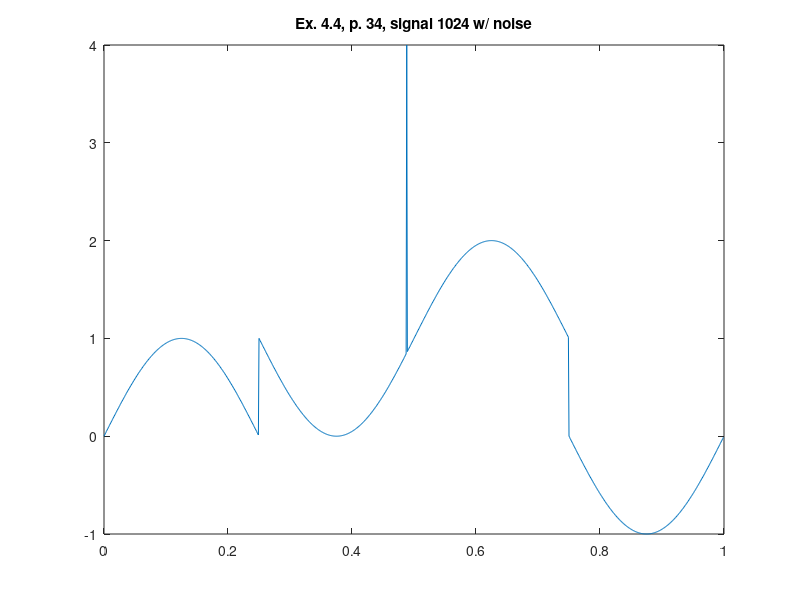

MATLAB code for this plot:
%% ========================================================================
%% Programmatic octave notes on "Ripples in Mathematics" by A. Jensen
%% and A. la Cour-Harbo written with a deep gratitude to the authors for
%% this wonderful text. 
%% 
%% Reconstruction of graphs in ex 4.4, p.34, CDF44, with noise.
%%
%% Author: Vladimir Kulyukin
%% 
%% NB: I have tested this code in Octave 4.
%% =========================================================================
t = (1.0/1024)*[0:1023];

%%y_ex_4_3_chirp_512_p33 = arrayfun(@(x) sin(x*x), t);

y_ex_4_4_1024_with_noise_p34 = [
0.0
0.012271538285719925
0.024541228522912288
0.03680722294135883
0.049067674327418015
0.06132073630220858
0.07356456359966743
0.0857973123444399
0.0980171403295606
0.11022220729388306
0.1224106751992162
0.13458070850712617
0.14673047445536175
0.15885814333386145
0.17096188876030122
0.18303988795514095
0.19509032201612825
0.20711137619221856
0.2191012401568698
0.2310581082806711
0.24298017990326387
0.25486565960451457
0.26671275747489837
0.27851968938505306
0.29028467725446233
0.3020059493192281
0.3136817403988915
0.3253102921622629
0.33688985339222005
0.34841868024943456
0.3598950365349881
0.37131719395183754
0.3826834323650898
0.3939920400610481
0.40524131400498986
0.41642956009763715
0.4275550934302821
0.43861623853852766
0.44961132965460654
0.46053871095824
0.47139673682599764
0.4821837720791227
0.49289819222978404
0.5035383837257176
0.5141027441932217
0.524589682678469
0.5349976198870972
0.5453249884220465
0.5555702330196022
0.5657318107836131
0.5758081914178453
0.5857978574564389
0.5956993044924334
0.6055110414043255
0.6152315905806268
0.6248594881423863
0.6343932841636455
0.6438315428897914
0.6531728429537768
0.6624157775901718
0.6715589548470183
0.680600997795453
0.6895405447370668
0.6983762494089729
0.7071067811865475
0.7157308252838186
0.7242470829514669
0.7326542716724128
0.7409511253549591
0.7491363945234593
0.7572088465064846
0.765167265622459
0.7730104533627369
0.7807372285720944
0.7883464276266062
0.7958369046088836
0.8032075314806448
0.8104571982525948
0.8175848131515837
0.8245893027850253
0.8314696123025452
0.838224705554838
0.844853565249707
0.8513551931052652
0.8577286100002721
0.8639728561215867
0.8700869911087113
0.8760700941954066
0.8819212643483549
0.8876396204028539
0.8932243011955153
0.8986744656939538
0.9039892931234433
0.9091679830905224
0.9142097557035307
0.9191138516900578
0.9238795325112867
0.9285060804732156
0.9329927988347388
0.937339011912575
0.9415440651830208
0.9456073253805213
0.9495281805930367
0.9533060403541938
0.9569403357322089
0.9604305194155658
0.9637760657954398
0.9669764710448521
0.970031253194544
0.9729399522055601
0.9757021300385286
0.9783173707196277
0.9807852804032304
0.9831054874312163
0.9852776423889412
0.9873014181578584
0.989176509964781
0.99090263542778
0.99247953459871
0.9939069700023561
0.9951847266721968
0.996312612182778
0.9972904566786902
0.9981181129001492
0.9987954562051724
0.9993223845883495
0.9996988186962042
0.9999247018391445
1.0
0.9999247018391445
0.9996988186962042
0.9993223845883495
0.9987954562051724
0.9981181129001492
0.9972904566786902
0.996312612182778
0.9951847266721969
0.9939069700023561
0.99247953459871
0.99090263542778
0.989176509964781
0.9873014181578584
0.9852776423889412
0.9831054874312163
0.9807852804032304
0.9783173707196277
0.9757021300385286
0.9729399522055602
0.970031253194544
0.9669764710448521
0.9637760657954398
0.9604305194155659
0.9569403357322089
0.9533060403541939
0.9495281805930367
0.9456073253805214
0.9415440651830208
0.937339011912575
0.9329927988347388
0.9285060804732156
0.9238795325112867
0.9191138516900578
0.9142097557035307
0.9091679830905225
0.9039892931234434
0.8986744656939539
0.8932243011955152
0.8876396204028539
0.881921264348355
0.8760700941954066
0.8700869911087115
0.8639728561215868
0.8577286100002721
0.8513551931052652
0.8448535652497072
0.8382247055548382
0.8314696123025453
0.8245893027850252
0.8175848131515837
0.8104571982525948
0.8032075314806449
0.7958369046088836
0.7883464276266063
0.7807372285720946
0.7730104533627371
0.7651672656224591
0.7572088465064847
0.7491363945234593
0.740951125354959
0.7326542716724128
0.7242470829514669
0.7157308252838187
0.7071067811865476
0.6983762494089729
0.689540544737067
0.6806009977954532
0.6715589548470186
0.662415777590172
0.6531728429537766
0.6438315428897914
0.6343932841636455
0.6248594881423863
0.6152315905806269
0.6055110414043255
0.5956993044924335
0.585797857456439
0.5758081914178454
0.5657318107836135
0.5555702330196022
0.5453249884220464
0.5349976198870972
0.524589682678469
0.5141027441932218
0.5035383837257177
0.49289819222978415
0.4821837720791229
0.47139673682599786
0.4605387109582402
0.4496113296546069
0.43861623853852755
0.42755509343028203
0.41642956009763715
0.4052413140049899
0.39399204006104815
0.3826834323650899
0.3713171939518377
0.35989503653498833
0.3484186802494348
0.33688985339222033
0.32531029216226326
0.3136817403988914
0.30200594931922803
0.2902846772544624
0.27851968938505317
0.2667127574748985
0.2548656596045147
0.24298017990326407
0.23105810828067133
0.21910124015687005
0.20711137619221884
0.1950903220161286
0.1830398879551409
0.17096188876030122
0.15885814333386147
0.1467304744553618
0.13458070850712628
0.12241067519921635
0.11022220729388324
0.09801714032956083
0.08579731234444016
0.07356456359966773
0.06132073630220849
0.049067674327417966
0.03680722294135883
0.024541228522912326
0.012271538285720007
1.0000000000000002
0.9877284617142802
0.9754587714770879
0.9631927770586414
0.9509323256725822
0.9386792636977918
0.9264354364003325
0.9142026876555601
0.9019828596704395
0.889777792706117
0.8775893248007839
0.865419291492874
0.8532695255446384
0.8411418566661388
0.8290381112396991
0.8169601120448593
0.8049096779838716
0.7928886238077815
0.7808987598431302
0.7689418917193289
0.7570198200967362
0.7451343403954855
0.7332872425251018
0.7214803106149471
0.709715322745538
0.6979940506807722
0.6863182596011088
0.674689707837737
0.66311014660778
0.6515813197505654
0.6401049634650119
0.6286828060481626
0.6173165676349104
0.6060079599389521
0.5947586859950103
0.5835704399023631
0.5724449065697181
0.5613837614614727
0.5503886703453933
0.5394612890417599
0.5286032631740023
0.5178162279208773
0.5071018077702161
0.49646161627428254
0.48589725580677845
0.4754103173215313
0.46500238011290307
0.45467501157795387
0.44442976698039804
0.43426818921638677
0.42419180858215466
0.41420214254356114
0.40430069550756675
0.39448895859567457
0.3847684094193733
0.37514051185761377
0.36560671583635473
0.3561684571102087
0.34682715704622347
0.3375842224098282
0.32844104515298156
0.319399002204547
0.31045945526293317
0.3016237505910272
0.29289321881345254
0.2842691747161815
0.2757529170485332
0.2673457283275873
0.2590488746450411
0.25086360547654096
0.24279115349351577
0.23483273437754104
0.22698954663726334
0.21926277142790562
0.2116535723733941
0.20416309539111654
0.19679246851935495
0.18954280174740534
0.18241518684841618
0.17541069721497493
0.16853038769745476
0.16177529444516214
0.15514643475029288
0.14864480689473514
0.142271389999728
0.13602714387841353
0.12991300889128865
0.12392990580459329
0.11807873565164506
0.11236037959714595
0.10677569880448479
0.10132553430604618
0.09601070687655688
0.09083201690947762
0.08579024429646953
0.08088614830994234
0.07612046748871348
0.07149391952678452
0.06700720116526104
0.06266098808742515
0.058455934816979194
0.05439267461947883
0.050471819406963325
0.04669395964580625
0.043059664267791176
0.039569480584434324
0.03622393420456016
0.03302352895514782
0.029968746805456026
0.027060047794439823
0.02429786996147154
0.021682629280372345
0.01921471959676968
0.016894512568783715
0.01472235761105889
0.012698581842141676
0.010823490035219097
0.00909736457221999
0.007520465401289922
0.0060930299976439395
0.004815273327803071
0.0036873878172219987
0.002709543321309793
0.0018818870998508208
0.001204543794827595
6.776154116505673E-4
3.0118130379575003E-4
7.529816085549701E-5
0.0
7.529816085549701E-5
3.0118130379575003E-4
6.776154116504562E-4
0.001204543794827595
0.0018818870998508208
0.002709543321309793
0.0036873878172219987
0.004815273327803071
0.0060930299976439395
0.007520465401289922
0.00909736457221999
0.010823490035219097
0.012698581842141565
0.014722357611058778
0.016894512568783604
0.01921471959676957
0.021682629280372234
0.02429786996147143
0.027060047794439712
0.029968746805456026
0.03302352895514771
0.03622393420456005
0.03956948058443421
0.043059664267791065
0.04669395964580625
0.050471819406963214
0.05439267461947872
0.05845593481697908
0.06266098808742504
0.06700720116526093
0.07149391952678441
0.07612046748871337
0.08088614830994212
0.08579024429646942
0.09083201690947751
0.09601070687655666
0.10132553430604596
0.10677569880448468
0.11236037959714584
0.11807873565164495
0.12392990580459307
0.12991300889128854
0.13602714387841341
0.14227138999972777
0.14864480689473492
0.15514643475029277
0.16177529444516203
0.16853038769745454
0.1754106972149747
0.18241518684841607
0.18954280174740512
0.19679246851935472
0.20416309539111632
0.21165357237339388
0.2192627714279053
0.22698954663726312
0.23483273437754082
0.24279115349351543
0.2508636054765403
0.2590488746450409
0.26734572832758685
0.275752917048533
0.28426917471618096
0.2928932188134523
0.3016237505910273
0.31045945526293284
0.319399002204547
0.32844104515298134
0.3375842224098282
0.3468271570462229
0.3561684571102085
0.36560671583635407
0.37514051185761355
0.3847684094193726
0.39448895859567434
0.40430069550756675
0.4142021425435609
0.4241918085821548
0.43426818921638644
0.4444297669803978
0.4546750115779532
0.46500238011290274
0.4754103173215306
0.4858972558067781
0.49646161627428187
0.5071018077702157
0.5178162279208773
0.5286032631740021
0.53946128904176
0.5503886703453931
0.5613837614614723
0.5724449065697175
0.5835704399023627
0.5947586859950096
0.6060079599389517
0.6173165676349096
0.6286828060481622
0.640104963465012
0.6515813197505651
0.66311014660778
0.6746897078377366
0.6863182596011085
0.6979940506807714
0.7097153227455375
0.7214803106149463
0.7332872425251014
0.7451343403954855
0.7570198200967359
0.768941891719329
0.7808987598431298
0.7928886238077815
0.8049096779838713
0.816960112044859
0.8290381112396983
0.8411418566661384
4.0
0.8654192914928736
0.877589324800784
0.8897777927061167
0.9019828596704395
0.9142026876555597
0.9264354364003325
0.938679263697791
0.9509323256725819
0.9631927770586406
0.9754587714770876
0.9877284617142794
0.9999999999999998
1.0122715382857201
1.0245412285229119
1.036807222941359
1.0490676743274177
1.0613207363022086
1.073564563599667
1.0857973123444398
1.09801714032956
1.1102222072938828
1.1224106751992156
1.134580708507126
1.146730474455362
1.1588581433338612
1.1709618887603013
1.1830398879551405
1.1950903220161282
1.207111376192218
1.2191012401568697
1.2310581082806706
1.2429801799032636
1.2548656596045138
1.266712757474898
1.2785196893850532
1.290284677254462
1.302005949319228
1.313681740398891
1.3253102921622628
1.3368898533922196
1.3484186802494345
1.3598950365349876
1.3713171939518374
1.38268343236509
1.3939920400610477
1.40524131400499
1.4164295600976369
1.427555093430282
1.4386162385385273
1.4496113296546065
1.4605387109582395
1.4713967368259975
1.4821837720791222
1.492898192229784
1.5035383837257177
1.5141027441932216
1.524589682678469
1.534997619887097
1.5453249884220464
1.5555702330196017
1.5657318107836131
1.5758081914178448
1.5857978574564386
1.5956993044924328
1.6055110414043252
1.615231590580627
1.6248594881423861
1.6343932841636455
1.6438315428897912
1.6531728429537766
1.6624157775901713
1.6715589548470184
1.6806009977954526
1.6895405447370668
1.6983762494089722
1.7071067811865475
1.7157308252838188
1.7242470829514667
1.7326542716724127
1.7409511253549588
1.7491363945234593
1.7572088465064843
1.7651672656224588
1.7730104533627364
1.7807372285720944
1.788346427626606
1.7958369046088833
1.8032075314806448
1.8104571982525945
1.8175848131515837
1.824589302785025
1.8314696123025453
1.8382247055548377
1.8448535652497071
1.8513551931052648
1.857728610000272
1.8639728561215865
1.8700869911087112
1.8760700941954065
1.881921264348355
1.887639620402854
1.8932243011955152
1.8986744656939538
1.903989293123443
1.9091679830905224
1.9142097557035305
1.9191138516900577
1.9238795325112865
1.9285060804732155
1.9329927988347388
1.9373390119125746
1.9415440651830207
1.945607325380521
1.9495281805930367
1.9533060403541938
1.9569403357322088
1.9604305194155656
1.96377606579544
1.9669764710448523
1.9700312531945439
1.9729399522055602
1.9757021300385285
1.9783173707196275
1.9807852804032304
1.9831054874312164
1.985277642388941
1.9873014181578583
1.989176509964781
1.99090263542778
1.99247953459871
1.993906970002356
1.995184726672197
1.996312612182778
1.9972904566786902
1.998118112900149
1.9987954562051724
1.9993223845883494
1.9996988186962041
1.9999247018391446
2.0
1.9999247018391446
1.9996988186962041
1.9993223845883494
1.9987954562051724
1.998118112900149
1.9972904566786902
1.996312612182778
1.995184726672197
1.9939069700023562
1.99247953459871
1.9909026354277801
1.9891765099647811
1.9873014181578583
1.985277642388941
1.9831054874312164
1.9807852804032307
1.9783173707196275
1.9757021300385285
1.9729399522055604
1.9700312531945443
1.966976471044852
1.96377606579544
1.960430519415566
1.9569403357322086
1.9533060403541938
1.949528180593037
1.9456073253805215
1.9415440651830207
1.937339011912575
1.9329927988347393
1.9285060804732161
1.9238795325112867
1.9191138516900579
1.914209755703531
1.9091679830905222
1.9039892931234434
1.898674465693954
1.8932243011955157
1.8876396204028538
1.8819212643483552
1.876070094195407
1.8700869911087121
1.8639728561215867
1.8577286100002723
1.8513551931052656
1.844853565249707
1.838224705554838
1.8314696123025456
1.824589302785026
1.8175848131515835
1.810457198252595
1.8032075314806453
1.7958369046088842
1.7883464276266063
1.7807372285720948
1.7730104533627375
1.7651672656224586
1.7572088465064846
1.7491363945234597
1.7409511253549597
1.7326542716724127
1.7242470829514671
1.7157308252838193
1.7071067811865483
1.6983762494089727
1.6895405447370673
1.6806009977954537
1.671558954847018
1.6624157775901718
1.653172842953777
1.6438315428897923
1.6343932841636453
1.6248594881423866
1.6152315905806276
1.6055110414043252
1.5956993044924332
1.585797857456439
1.575808191417846
1.565731810783613
1.5555702330196022
1.5453249884220468
1.5349976198870983
1.5245896826784686
1.514102744193222
1.5035383837257181
1.4928981922297835
1.4821837720791227
1.471396736825998
1.4605387109582408
1.4496113296546063
1.4386162385385277
1.4275550934302825
1.4164295600976382
1.4052413140049897
1.3939920400610484
1.3826834323650905
1.3713171939518372
1.3598950365349882
1.3484186802494351
1.3368898533922209
1.3253102921622626
1.3136817403988916
1.3020059493192286
1.2902846772544634
1.278519689385053
1.2667127574748986
1.2548656596045153
1.2429801799032634
1.231058108280671
1.2191012401568702
1.2071113761922194
1.195090322016128
1.1830398879551411
1.170961888760302
1.1588581433338625
1.1467304744553617
1.1345807085071264
1.1224106751992171
1.1102222072938825
1.0980171403295607
1.0857973123444404
1.0735645635996685
1.0613207363022084
1.0490676743274183
1.0368072229413596
1.0245412285229134
1.0122715382857197
3.6739403974420594E-16
-0.012271538285719072
-0.024541228522912725
-0.03680722294135878
-0.04906767432741748
-0.06132073630220756
-0.07356456359966769
-0.08579731234443967
-0.0980171403295599
-0.11022220729388188
-0.12241067519921629
-0.1345807085071258
-0.1467304744553609
-0.15885814333386186
-0.17096188876030116
-0.18303988795514042
-0.19509032201612725
-0.20711137619221878
-0.21910124015686958
-0.23105810828067042
-0.2429801799032627
-0.2548656596045146
-0.266712757474898
-0.2785196893850522
-0.2902846772544627
-0.302005949319228
-0.3136817403988909
-0.3253102921622619
-0.3368898533922203
-0.34841868024943434
-0.35989503653498744
-0.3713171939518364
-0.38268343236508984
-0.3939920400610477
-0.40524131400498903
-0.41642956009763754
-0.427555093430282
-0.4386162385385271
-0.44961132965460565
-0.4605387109582402
-0.4713967368259974
-0.4821837720791221
-0.4928981922297829
-0.5035383837257176
-0.5141027441932213
-0.5245896826784681
-0.5349976198870975
-0.5453249884220464
-0.5555702330196017
-0.5657318107836122
-0.5758081914178454
-0.5857978574564386
-0.5956993044924327
-0.6055110414043245
-0.6152315905806268
-0.624859488142386
-0.6343932841636448
-0.6438315428897917
-0.6531728429537766
-0.6624157775901713
-0.6715589548470176
-0.6806009977954531
-0.6895405447370667
-0.6983762494089722
-0.7071067811865479
-0.7157308252838186
-0.7242470829514666
-0.7326542716724121
-0.7409511253549593
-0.7491363945234593
-0.7572088465064841
-0.7651672656224582
-0.7730104533627371
-0.7807372285720943
-0.7883464276266058
-0.7958369046088838
-0.8032075314806449
-0.8104571982525945
-0.8175848131515832
-0.8245893027850254
-0.8314696123025451
-0.8382247055548376
-0.8448535652497065
-0.8513551931052652
-0.8577286100002719
-0.8639728561215863
-0.8700869911087117
-0.8760700941954066
-0.8819212643483548
-0.8876396204028535
-0.8932243011955154
-0.8986744656939537
-0.903989293123443
-0.9091679830905219
-0.9142097557035307
-0.9191138516900575
-0.9238795325112864
-0.9285060804732157
-0.9329927988347388
-0.9373390119125747
-0.9415440651830205
-0.9456073253805214
-0.9495281805930366
-0.9533060403541936
-0.9569403357322085
-0.9604305194155658
-0.9637760657954397
-0.9669764710448518
-0.9700312531945441
-0.9729399522055602
-0.9757021300385285
-0.9783173707196274
-0.9807852804032305
-0.9831054874312163
-0.9852776423889411
-0.9873014181578582
-0.989176509964781
-0.99090263542778
-0.9924795345987099
-0.9939069700023561
-0.9951847266721969
-0.996312612182778
-0.9972904566786901
-0.9981181129001492
-0.9987954562051724
-0.9993223845883494
-0.9996988186962041
-0.9999247018391445
-1.0
-0.9999247018391445
-0.9996988186962042
-0.9993223845883495
-0.9987954562051724
-0.9981181129001493
-0.9972904566786902
-0.996312612182778
-0.9951847266721969
-0.9939069700023562
-0.99247953459871
-0.9909026354277801
-0.9891765099647811
-0.9873014181578583
-0.9852776423889412
-0.9831054874312164
-0.9807852804032307
-0.9783173707196275
-0.9757021300385286
-0.9729399522055603
-0.9700312531945443
-0.9669764710448521
-0.96377606579544
-0.9604305194155661
-0.9569403357322088
-0.9533060403541939
-0.9495281805930369
-0.9456073253805217
-0.9415440651830207
-0.9373390119125751
-0.9329927988347392
-0.928506080473216
-0.9238795325112867
-0.9191138516900579
-0.914209755703531
-0.9091679830905223
-0.9039892931234434
-0.8986744656939541
-0.8932243011955159
-0.8876396204028539
-0.8819212643483552
-0.876070094195407
-0.8700869911087121
-0.8639728561215867
-0.8577286100002723
-0.8513551931052656
-0.8448535652497069
-0.8382247055548382
-0.8314696123025456
-0.824589302785026
-0.8175848131515836
-0.810457198252595
-0.8032075314806454
-0.7958369046088843
-0.7883464276266063
-0.7807372285720948
-0.7730104533627375
-0.7651672656224587
-0.7572088465064847
-0.7491363945234597
-0.7409511253549599
-0.7326542716724127
-0.7242470829514671
-0.7157308252838193
-0.7071067811865485
-0.6983762494089729
-0.6895405447370673
-0.6806009977954538
-0.6715589548470182
-0.6624157775901719
-0.6531728429537773
-0.6438315428897924
-0.6343932841636455
-0.6248594881423867
-0.6152315905806275
-0.6055110414043252
-0.5956993044924334
-0.5857978574564393
-0.5758081914178461
-0.565731810783613
-0.5555702330196024
-0.545324988422047
-0.5349976198870983
-0.5245896826784688
-0.5141027441932221
-0.5035383837257184
-0.4928981922297837
-0.48218377207912283
-0.47139673682599814
-0.46053871095824095
-0.44961132965460643
-0.4386162385385279
-0.42755509343028275
-0.4164295600976383
-0.4052413140049898
-0.3939920400610485
-0.3826834323650906
-0.3713171939518372
-0.3598950365349883
-0.3484186802494351
-0.33688985339222105
-0.32531029216226276
-0.31368174039889174
-0.3020059493192288
-0.29028467725446355
-0.27851968938505306
-0.2667127574748988
-0.25486565960451546
-0.24298017990326354
-0.23105810828067125
-0.2191012401568704
-0.20711137619221964
-0.19509032201612808
-0.18303988795514126
-0.170961888760302
-0.1588581433338627
-0.14673047445536175
-0.13458070850712664
-0.12241067519921715
-0.11022220729388273
-0.09801714032956076
-0.08579731234444053
-0.07356456359966855
-0.06132073630220841
-0.049067674327418334
-0.03680722294135964
-0.024541228522913582
-0.01227153828571993
];

figure;
plot(t, y_ex_4_4_1024_with_noise_p34);
xlim([0 1]);
title('Ex. 4.4, p. 34, signal 1024 w/ noise');
